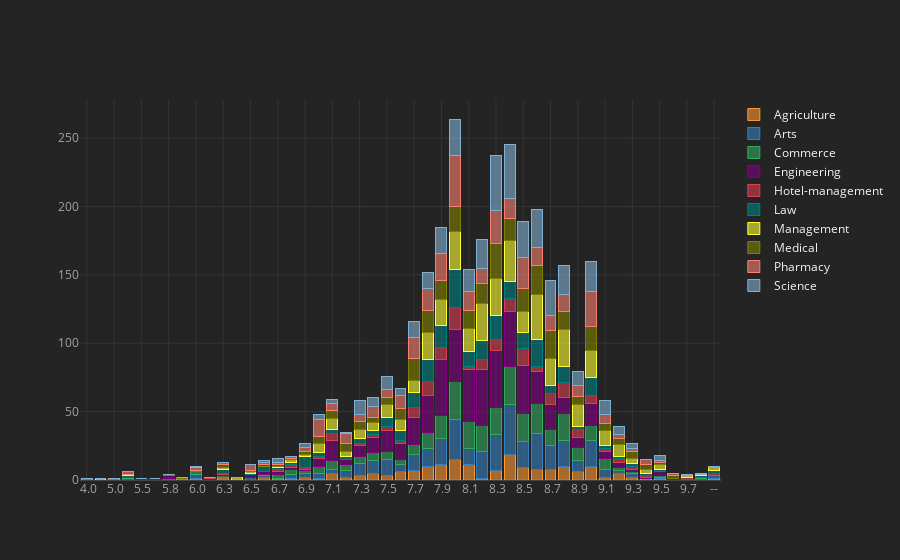

Source (notebook cell):
### Markdown cell above
# Academic Ratings as per Streams

### Code cell
rate_type=pd.crosstab(df['Academic'],df['Stream'])
rate_type.iplot(kind="bar",barmode="stack")

### Figure 1 — Plotly figure (JSON) as saved in the notebook; plotly's stock layout.template omitted (floating-point values rounded to 4 significant figures)
{"data": [{"marker": {"color": "rgba(255, 153, 51, 0.6)", "line": {"color": "rgba(255, 153, 51, 1.0)", "width": 1}}, "name": "Agriculture", "orientation": "v", "text": "", "type": "bar", "x": [" 4.0", " 4.8", " 5.0", " 5.3", " 5.5", " 5.6", " 5.8", " 5.9", " 6.0", " 6.2", " 6.3", " 6.4", " 6.5", " 6.6", " 6.7", " 6.8", " 6.9", " 7.0", " 7.1", " 7.2", " 7.3", " 7.4", " 7.5", " 7.6", " 7.7", " 7.8", " 7.9", " 8.0", " 8.1", " 8.2", " 8.3", " 8.4", " 8.5", " 8.6", " 8.7", " 8.8", " 8.9", " 9.0", " 9.1", " 9.2", " 9.3", " 9.4", " 9.5", " 9.6", " 9.7", " 9.8", "--"], "y": [0, 0, 0, 0, 0, 0, 0, 1, 1, 0, 2, 0, 0, 2, 1, 1, 2, 1, 5, 2, 3, 5, 3, 6, 7, 10, 11, 15, 11, 1, 7, 19, 9, 8, 8, 10, 6, 10, 2, 5, 2, 1, 1, 0, 0, 0, 1]}, {"marker": {"color": "rgba(55, 128, 191, 0.6)", "line": {"color": "rgba(55, 128, 191, 1.0)", "width": 1}}, "name": "Arts", "orientation": "v", "text": "", "type": "bar", "x": [" 4.0", " 4.8", " 5.0", " 5.3", " 5.5", " 5.6", " 5.8", " 5.9", " 6.0", " 6.2", " 6.3", " 6.4", " 6.5", " 6.6", " 6.7", " 6.8", " 6.9", " 7.0", " 7.1", " 7.2", " 7.3", " 7.4", " 7.5", " 7.6", " 7.7", " 7.8", " 7.9", " 8.0", " 8.1", " 8.2", " 8.3", " 8.4", " 8.5", " 8.6", " 8.7", " 8.8", " 8.9", " 9.0", " 9.1", " 9.2", " 9.3", " 9.4", " 9.5", " 9.6", " 9.7", " 9.8", "--"], "y": [0, 0, 0, 1, 0, 0, 1, 0, 3, 0, 0, 0, 2, 1, 0, 3, 3, 4, 3, 5, 9, 9, 12, 5, 12, 13, 19, 29, 12, 20, 26, 36, 19, 26, 17, 19, 8, 19, 6, 2, 3, 0, 1, 0, 0, 1, 2]}, {"marker": {"color": "rgba(50, 171, 96, 0.6)", "line": {"color": "rgba(50, 171, 96, 1.0)", "width": 1}}, "name": "Commerce", "orientation": "v", "text": "", "type": "bar", "x": [" 4.0", " 4.8", " 5.0", " 5.3", " 5.5", " 5.6", " 5.8", " 5.9", " 6.0", " 6.2", " 6.3", " 6.4", " 6.5", " 6.6", " 6.7", " 6.8", " 6.9", " 7.0", " 7.1", " 7.2", " 7.3", " 7.4", " 7.5", " 7.6", " 7.7", " 7.8", " 7.9", " 8.0", " 8.1", " 8.2", " 8.3", " 8.4", " 8.5", " 8.6", " 8.7", " 8.8", " 8.9", " 9.0", " 9.1", " 9.2", " 9.3", " 9.4", " 9.5", " 9.6", " 9.7", " 9.8", "--"], "y": [0, 0, 0, 1, 0, 0, 0, 0, 2, 0, 1, 0, 0, 1, 3, 4, 2, 5, 6, 4, 5, 6, 6, 4, 7, 12, 17, 28, 20, 19, 20, 28, 21, 22, 12, 20, 10, 11, 8, 2, 1, 0, 1, 0, 0, 1, 0]}, {"marker": {"color": "rgba(128, 0, 128, 0.6)", "line": {"color": "rgba(128, 0, 128, 1.0)", "width": 1}}, "name": "Engineering", "orientation": "v", "text": "", "type": "bar", "x": [" 4.0", " 4.8", " 5.0", " 5.3", " 5.5", " 5.6", " 5.8", " 5.9", " 6.0", " 6.2", " 6.3", " 6.4", " 6.5", " 6.6", " 6.7", " 6.8", " 6.9", " 7.0", " 7.1", " 7.2", " 7.3", " 7.4", " 7.5", " 7.6", " 7.7", " 7.8", " 7.9", " 8.0", " 8.1", " 8.2", " 8.3", " 8.4", " 8.5", " 8.6", " 8.7", " 8.8", " 8.9", " 9.0", " 9.1", " 9.2", " 9.3", " 9.4", " 9.5", " 9.6", " 9.7", " 9.8", "--"], "y": [0, 0, 0, 0, 1, 1, 2, 0, 0, 1, 1, 0, 2, 2, 2, 1, 1, 6, 15, 4, 8, 11, 15, 12, 20, 27, 41, 38, 38, 41, 42, 40, 35, 23, 18, 11, 7, 16, 5, 4, 2, 1, 3, 1, 0, 0, 0]}, {"marker": {"color": "rgba(219, 64, 82, 0.6)", "line": {"color": "rgba(219, 64, 82, 1.0)", "width": 1}}, "name": "Hotel-management", "orientation": "v", "text": "", "type": "bar", "x": [" 4.0", " 4.8", " 5.0", " 5.3", " 5.5", " 5.6", " 5.8", " 5.9", " 6.0", " 6.2", " 6.3", " 6.4", " 6.5", " 6.6", " 6.7", " 6.8", " 6.9", " 7.0", " 7.1", " 7.2", " 7.3", " 7.4", " 7.5", " 7.6", " 7.7", " 7.8", " 7.9", " 8.0", " 8.1", " 8.2", " 8.3", " 8.4", " 8.5", " 8.6", " 8.7", " 8.8", " 8.9", " 9.0", " 9.1", " 9.2", " 9.3", " 9.4", " 9.5", " 9.6", " 9.7", " 9.8", "--"], "y": [0, 0, 0, 0, 0, 0, 0, 0, 0, 1, 1, 0, 0, 0, 2, 2, 1, 1, 5, 0, 2, 2, 3, 2, 7, 10, 9, 16, 2, 7, 8, 10, 12, 4, 8, 11, 6, 6, 2, 3, 2, 1, 0, 0, 2, 0, 2]}, {"marker": {"color": "rgba(0, 128, 128, 0.6)", "line": {"color": "rgba(0, 128, 128, 1.0)", "width": 1}}, "name": "Law", "orientation": "v", "text": "", "type": "bar", "x": [" 4.0", " 4.8", " 5.0", " 5.3", " 5.5", " 5.6", " 5.8", " 5.9", " 6.0", " 6.2", " 6.3", " 6.4", " 6.5", " 6.6", " 6.7", " 6.8", " 6.9", " 7.0", " 7.1", " 7.2", " 7.3", " 7.4", " 7.5", " 7.6", " 7.7", " 7.8", " 7.9", " 8.0", " 8.1", " 8.2", " 8.3", " 8.4", " 8.5", " 8.6", " 8.7", " 8.8", " 8.9", " 9.0", " 9.1", " 9.2", " 9.3", " 9.4", " 9.5", " 9.6", " 9.7", " 9.8", "--"], "y": [0, 0, 0, 1, 0, 0, 0, 0, 0, 0, 3, 0, 1, 4, 1, 2, 8, 3, 3, 2, 3, 3, 7, 7, 11, 16, 16, 28, 11, 14, 17, 12, 12, 20, 6, 12, 2, 13, 2, 1, 2, 2, 2, 0, 0, 1, 2]}, {"marker": {"color": "rgba(255, 255, 51, 0.6)", "line": {"color": "rgba(255, 255, 51, 1.0)", "width": 1}}, "name": "Management", "orientation": "v", "text": "", "type": "bar", "x": [" 4.0", " 4.8", " 5.0", " 5.3", " 5.5", " 5.6", " 5.8", " 5.9", " 6.0", " 6.2", " 6.3", " 6.4", " 6.5", " 6.6", " 6.7", " 6.8", " 6.9", " 7.0", " 7.1", " 7.2", " 7.3", " 7.4", " 7.5", " 7.6", " 7.7", " 7.8", " 7.9", " 8.0", " 8.1", " 8.2", " 8.3", " 8.4", " 8.5", " 8.6", " 8.7", " 8.8", " 8.9", " 9.0", " 9.1", " 9.2", " 9.3", " 9.4", " 9.5", " 9.6", " 9.7", " 9.8", "--"], "y": [0, 1, 0, 1, 0, 0, 0, 0, 0, 0, 1, 2, 1, 0, 1, 2, 2, 7, 8, 4, 7, 6, 9, 8, 9, 20, 19, 28, 17, 27, 27, 30, 15, 33, 20, 27, 16, 20, 11, 9, 4, 3, 3, 0, 1, 1, 2]}, {"marker": {"color": "rgba(128, 128, 0, 0.6)", "line": {"color": "rgba(128, 128, 0, 1.0)", "width": 1}}, "name": "Medical", "orientation": "v", "text": "", "type": "bar", "x": [" 4.0", " 4.8", " 5.0", " 5.3", " 5.5", " 5.6", " 5.8", " 5.9", " 6.0", " 6.2", " 6.3", " 6.4", " 6.5", " 6.6", " 6.7", " 6.8", " 6.9", " 7.0", " 7.1", " 7.2", " 7.3", " 7.4", " 7.5", " 7.6", " 7.7", " 7.8", " 7.9", " 8.0", " 8.1", " 8.2", " 8.3", " 8.4", " 8.5", " 8.6", " 8.7", " 8.8", " 8.9", " 9.0", " 9.1", " 9.2", " 9.3", " 9.4", " 9.5", " 9.6", " 9.7", " 9.8", "--"], "y": [0, 0, 0, 0, 0, 0, 1, 1, 1, 0, 2, 0, 1, 1, 1, 1, 2, 5, 6, 6, 6, 4, 5, 8, 16, 16, 14, 18, 13, 15, 26, 16, 17, 21, 20, 13, 6, 17, 5, 4, 5, 3, 2, 2, 0, 0, 0]}, {"marker": {"color": "rgba(251, 128, 114, 0.6)", "line": {"color": "rgba(251, 128, 114, 1.0)", "width": 1}}, "name": "Pharmacy", "orientation": "v", "text": "", "type": "bar", "x": [" 4.0", " 4.8", " 5.0", " 5.3", " 5.5", " 5.6", " 5.8", " 5.9", " 6.0", " 6.2", " 6.3", " 6.4", " 6.5", " 6.6", " 6.7", " 6.8", " 6.9", " 7.0", " 7.1", " 7.2", " 7.3", " 7.4", " 7.5", " 7.6", " 7.7", " 7.8", " 7.9", " 8.0", " 8.1", " 8.2", " 8.3", " 8.4", " 8.5", " 8.6", " 8.7", " 8.8", " 8.9", " 9.0", " 9.1", " 9.2", " 9.3", " 9.4", " 9.5", " 9.6", " 9.7", " 9.8", "--"], "y": [0, 0, 1, 2, 0, 0, 0, 0, 2, 0, 2, 0, 4, 2, 2, 1, 3, 12, 5, 7, 5, 8, 6, 10, 15, 16, 20, 37, 14, 11, 24, 15, 23, 13, 11, 13, 8, 26, 7, 3, 2, 4, 1, 2, 1, 0, 1]}, {"marker": {"color": "rgba(128, 177, 211, 0.6)", "line": {"color": "rgba(128, 177, 211, 1.0)", "width": 1}}, "name": "Science", "orientation": "v", "text": "", "type": "bar", "x": [" 4.0", " 4.8", " 5.0", " 5.3", " 5.5", " 5.6", " 5.8", " 5.9", " 6.0", " 6.2", " 6.3", " 6.4", " 6.5", " 6.6", " 6.7", " 6.8", " 6.9", " 7.0", " 7.1", " 7.2", " 7.3", " 7.4", " 7.5", " 7.6", " 7.7", " 7.8", " 7.9", " 8.0", " 8.1", " 8.2", " 8.3", " 8.4", " 8.5", " 8.6", " 8.7", " 8.8", " 8.9", " 9.0", " 9.1", " 9.2", " 9.3", " 9.4", " 9.5", " 9.6", " 9.7", " 9.8", "--"], "y": [1, 0, 0, 0, 0, 0, 0, 0, 1, 0, 0, 0, 0, 1, 3, 0, 3, 4, 3, 1, 10, 6, 10, 5, 12, 12, 19, 27, 16, 21, 40, 39, 26, 28, 26, 21, 10, 22, 10, 6, 4, 0, 4, 0, 0, 1, 0]}], "layout": {"barmode": "stack", "legend": {"bgcolor": "#242424", "font": {"color": "#F4F4F4"}, "traceorder": "normal"}, "paper_bgcolor": "#242424", "plot_bgcolor": "#242424", "title": {"font": {"color": "#F4F4F4"}}, "xaxis": {"gridcolor": "#343434", "showgrid": true, "tickfont": {"color": "#A4A4A4"}, "title": {"font": {"color": "#A4A4A4"}, "text": ""}, "zerolinecolor": "#444444"}, "yaxis": {"gridcolor": "#343434", "showgrid": true, "tickfont": {"color": "#A4A4A4"}, "title": {"font": {"color": "#A4A4A4"}, "text": ""}, "zerolinecolor": "#444444"}}}
